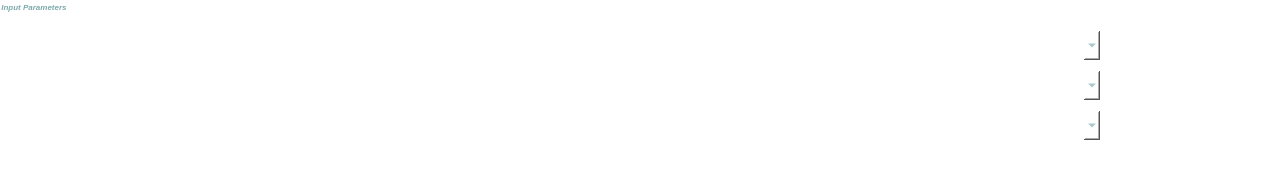
            <widget class="QGroupBox" name="groupBox_6">
             <property name="geometry">
              <rect>
               <x>10</x>
               <y>90</y>
               <width>1281</width>
               <height>171</height>
              </rect>
             </property>
             <property name="font">
              <font>
               <family>MS Shell Dlg 2</family>
               <pointsize>6</pointsize>
               <weight>75</weight>
               <italic>true</italic>
               <bold>true</bold>
               <strikeout>false</strikeout>
              </font>
             </property>
             <property name="styleSheet">
              <string notr="true">background: transparent;
border: 1px solid white;
color: rgb(125, 169, 172);

</string>
             </property>
             <property name="title">
              <string>Input Parameters</string>
             </property>
             <property name="alignment">
              <set>Qt::AlignLeading|Qt::AlignLeft|Qt::AlignVCenter</set>
             </property>
             <widget class="QgsMapLayerComboBox" name="in_fn_entry_2">
              <property name="geometry">
               <rect>
                <x>560</x>
                <y>30</y>
                <width>541</width>
                <height>31</height>
               </rect>
              </property>
              <property name="palette">
               <palette>
                <active>
                 <colorrole role="WindowText">
                  <brush brushstyle="SolidPattern">
                   <color alpha="255">
                    <red>125</red>
                    <green>169</green>
                    <blue>172</blue>
                   </color>
                  </brush>
                 </colorrole>
                 <colorrole role="Button">
                  <brush brushstyle="SolidPattern">
                   <color alpha="255">
                    <red>255</red>
                    <green>255</green>
                    <blue>255</blue>
                   </color>
                  </brush>
                 </colorrole>
                 <colorrole role="Text">
                  <brush brushstyle="SolidPattern">
                   <color alpha="255">
                    <red>125</red>
                    <green>169</green>
                    <blue>172</blue>
                   </color>
                  </brush>
                 </colorrole>
                 <colorrole role="ButtonText">
                  <brush brushstyle="SolidPattern">
                   <color alpha="255">
                    <red>125</red>
                    <green>169</green>
                    <blue>172</blue>
                   </color>
                  </brush>
                 </colorrole>
                 <colorrole role="Base">
                  <brush brushstyle="SolidPattern">
                   <color alpha="255">
                    <red>255</red>
                    <green>255</green>
                    <blue>255</blue>
                   </color>
                  </brush>
                 </colorrole>
                 <colorrole role="Window">
                  <brush brushstyle="SolidPattern">
                   <color alpha="255">
                    <red>255</red>
                    <green>255</green>
                    <blue>255</blue>
                   </color>
                  </brush>
                 </colorrole>
                 <colorrole role="HighlightedText">
                  <brush brushstyle="SolidPattern">
                   <color alpha="255">
                    <red>0</red>
                    <green>0</green>
                    <blue>255</blue>
                   </color>
                  </brush>
                 </colorrole>
                 <colorrole role="PlaceholderText">
                  <brush brushstyle="SolidPattern">
                   <color alpha="255">
                    <red>125</red>
                    <green>169</green>
                    <blue>172</blue>
                   </color>
                  </brush>
                 </colorrole>
                </active>
                <inactive>
                 <colorrole role="WindowText">
                  <brush brushstyle="SolidPattern">
                   <color alpha="255">
                    <red>125</red>
                    <green>169</green>
                    <blue>172</blue>
                   </color>
                  </brush>
                 </colorrole>
                 <colorrole role="Button">
                  <brush brushstyle="SolidPattern">
                   <color alpha="255">
                    <red>255</red>
                    <green>255</green>
                    <blue>255</blue>
                   </color>
                  </brush>
                 </colorrole>
                 <colorrole role="Text">
                  <brush brushstyle="SolidPattern">
                   <color alpha="255">
                    <red>125</red>
                    <green>169</green>
                    <blue>172</blue>
                   </color>
                  </brush>
                 </colorrole>
                 <colorrole role="ButtonText">
                  <brush brushstyle="SolidPattern">
                   <color alpha="255">
                    <red>125</red>
                    <green>169</green>
                    <blue>172</blue>
                   </color>
                  </brush>
                 </colorrole>
                 <colorrole role="Base">
                  <brush brushstyle="SolidPattern">
                   <color alpha="255">
                    <red>255</red>
                    <green>255</green>
                    <blue>255</blue>
                   </color>
                  </brush>
                 </colorrole>
                 <colorrole role="Window">
                  <brush brushstyle="SolidPattern">
                   <color alpha="255">
                    <red>255</red>
                    <green>255</green>
                    <blue>255</blue>
                   </color>
                  </brush>
                 </colorrole>
                 <colorrole role="HighlightedText">
                  <brush brushstyle="SolidPattern">
                   <color alpha="255">
                    <red>0</red>
                    <green>0</green>
                    <blue>255</blue>
                   </color>
                  </brush>
                 </colorrole>
                 <colorrole role="PlaceholderText">
                  <brush brushstyle="SolidPattern">
                   <color alpha="255">
                    <red>125</red>
                    <green>169</green>
                    <blue>172</blue>
                   </color>
                  </brush>
                 </colorrole>
                </inactive>
                <disabled>
                 <colorrole role="WindowText">
                  <brush brushstyle="SolidPattern">
                   <color alpha="255">
                    <red>125</red>
                    <green>169</green>
                    <blue>172</blue>
                   </color>
                  </brush>
                 </colorrole>
                 <colorrole role="Button">
                  <brush brushstyle="SolidPattern">
                   <color alpha="255">
                    <red>255</red>
                    <green>255</green>
                    <blue>255</blue>
                   </color>
                  </brush>
                 </colorrole>
                 <colorrole role="Text">
                  <brush brushstyle="SolidPattern">
                   <color alpha="255">
                    <red>125</red>
                    <green>169</green>
                    <blue>172</blue>
                   </color>
                  </brush>
                 </colorrole>
                 <colorrole role="ButtonText">
                  <brush brushstyle="SolidPattern">
                   <color alpha="255">
                    <red>125</red>
                    <green>169</green>
                    <blue>172</blue>
                   </color>
                  </brush>
                 </colorrole>
                 <colorrole role="Base">
                  <brush brushstyle="SolidPattern">
                   <color alpha="255">
                    <red>255</red>
                    <green>255</green>
                    <blue>255</blue>
                   </color>
                  </brush>
                 </colorrole>
                 <colorrole role="Window">
                  <brush brushstyle="SolidPattern">
                   <color alpha="255">
                    <red>255</red>
                    <green>255</green>
                    <blue>255</blue>
                   </color>
                  </brush>
                 </colorrole>
                 <colorrole role="HighlightedText">
                  <brush brushstyle="SolidPattern">
                   <color alpha="255">
                    <red>0</red>
                    <green>0</green>
                    <blue>255</blue>
                   </color>
                  </brush>
                 </colorrole>
                 <colorrole role="PlaceholderText">
                  <brush brushstyle="SolidPattern">
                   <color alpha="255">
                    <red>125</red>
                    <green>169</green>
                    <blue>172</blue>
                   </color>
                  </brush>
                 </colorrole>
                </disabled>
               </palette>
              </property>
              <property name="styleSheet">
               <string notr="true">background-color: rgb(255, 255, 255); font: 9pt;</string>
              </property>
             </widget>
             <widget class="QgsMapLayerComboBox" name="mask_entry_2">
              <property name="geometry">
               <rect>
                <x>560</x>
                <y>70</y>
                <width>541</width>
                <height>31</height>
               </rect>
              </property>
              <property name="palette">
               <palette>
                <active>
                 <colorrole role="WindowText">
                  <brush brushstyle="SolidPattern">
                   <color alpha="255">
                    <red>125</red>
                    <green>169</green>
                    <blue>172</blue>
                   </color>
                  </brush>
                 </colorrole>
                 <colorrole role="Button">
                  <brush brushstyle="SolidPattern">
                   <color alpha="255">
                    <red>255</red>
                    <green>255</green>
                    <blue>255</blue>
                   </color>
                  </brush>
                 </colorrole>
                 <colorrole role="Text">
                  <brush brushstyle="SolidPattern">
                   <color alpha="255">
                    <red>125</red>
                    <green>169</green>
                    <blue>172</blue>
                   </color>
                  </brush>
                 </colorrole>
                 <colorrole role="ButtonText">
                  <brush brushstyle="SolidPattern">
                   <color alpha="255">
                    <red>125</red>
                    <green>169</green>
                    <blue>172</blue>
                   </color>
                  </brush>
                 </colorrole>
                 <colorrole role="Base">
                  <brush brushstyle="SolidPattern">
                   <color alpha="255">
                    <red>255</red>
                    <green>255</green>
                    <blue>255</blue>
                   </color>
                  </brush>
                 </colorrole>
                 <colorrole role="Window">
                  <brush brushstyle="SolidPattern">
                   <color alpha="255">
                    <red>255</red>
                    <green>255</green>
                    <blue>255</blue>
                   </color>
                  </brush>
                 </colorrole>
                 <colorrole role="HighlightedText">
                  <brush brushstyle="SolidPattern">
                   <color alpha="255">
                    <red>0</red>
                    <green>0</green>
                    <blue>255</blue>
                   </color>
                  </brush>
                 </colorrole>
                 <colorrole role="PlaceholderText">
                  <brush brushstyle="SolidPattern">
                   <color alpha="255">
                    <red>125</red>
                    <green>169</green>
                    <blue>172</blue>
                   </color>
                  </brush>
                 </colorrole>
                </active>
                <inactive>
                 <colorrole role="WindowText">
                  <brush brushstyle="SolidPattern">
                   <color alpha="255">
                    <red>125</red>
                    <green>169</green>
                    <blue>172</blue>
                   </color>
                  </brush>
                 </colorrole>
                 <colorrole role="Button">
                  <brush brushstyle="SolidPattern">
                   <color alpha="255">
                    <red>255</red>
                    <green>255</green>
                    <blue>255</blue>
                   </color>
                  </brush>
                 </colorrole>
                 <colorrole role="Text">
                  <brush brushstyle="SolidPattern">
                   <color alpha="255">
                    <red>125</red>
                    <green>169</green>
                    <blue>172</blue>
                   </color>
                  </brush>
                 </colorrole>
                 <colorrole role="ButtonText">
                  <brush brushstyle="SolidPattern">
                   <color alpha="255">
                    <red>125</red>
                    <green>169</green>
                    <blue>172</blue>
                   </color>
                  </brush>
                 </colorrole>
                 <colorrole role="Base">
                  <brush brushstyle="SolidPattern">
                   <color alpha="255">
                    <red>255</red>
                    <green>255</green>
                    <blue>255</blue>
                   </color>
                  </brush>
                 </colorrole>
                 <colorrole role="Window">
                  <brush brushstyle="SolidPattern">
                   <color alpha="255">
                    <red>255</red>
                    <green>255</green>
                    <blue>255</blue>
                   </color>
                  </brush>
                 </colorrole>
                 <colorrole role="HighlightedText">
                  <brush brushstyle="SolidPattern">
                   <color alpha="255">
                    <red>0</red>
                    <green>0</green>
                    <blue>255</blue>
                   </color>
                  </brush>
                 </colorrole>
                 <colorrole role="PlaceholderText">
                  <brush brushstyle="SolidPattern">
                   <color alpha="255">
                    <red>125</red>
                    <green>169</green>
                    <blue>172</blue>
                   </color>
                  </brush>
                 </colorrole>
                </inactive>
                <disabled>
                 <colorrole role="WindowText">
                  <brush brushstyle="SolidPattern">
                   <color alpha="255">
                    <red>125</red>
                    <green>169</green>
                    <blue>172</blue>
                   </color>
                  </brush>
                 </colorrole>
                 <colorrole role="Button">
                  <brush brushstyle="SolidPattern">
                   <color alpha="255">
                    <red>255</red>
                    <green>255</green>
                    <blue>255</blue>
                   </color>
                  </brush>
                 </colorrole>
                 <colorrole role="Text">
                  <brush brushstyle="SolidPattern">
                   <color alpha="255">
                    <red>125</red>
                    <green>169</green>
                    <blue>172</blue>
                   </color>
                  </brush>
                 </colorrole>
                 <colorrole role="ButtonText">
                  <brush brushstyle="SolidPattern">
                   <color alpha="255">
                    <red>125</red>
                    <green>169</green>
                    <blue>172</blue>
                   </color>
                  </brush>
                 </colorrole>
                 <colorrole role="Base">
                  <brush brushstyle="SolidPattern">
                   <color alpha="255">
                    <red>255</red>
                    <green>255</green>
                    <blue>255</blue>
                   </color>
                  </brush>
                 </colorrole>
                 <colorrole role="Window">
                  <brush brushstyle="SolidPattern">
                   <color alpha="255">
                    <red>255</red>
                    <green>255</green>
                    <blue>255</blue>
                   </color>
                  </brush>
                 </colorrole>
                 <colorrole role="HighlightedText">
                  <brush brushstyle="SolidPattern">
                   <color alpha="255">
                    <red>0</red>
                    <green>0</green>
                    <blue>255</blue>
                   </color>
                  </brush>
                 </colorrole>
                 <colorrole role="PlaceholderText">
                  <brush brushstyle="SolidPattern">
                   <color alpha="255">
                    <red>125</red>
                    <green>169</green>
                    <blue>172</blue>
                   </color>
                  </brush>
                 </colorrole>
                </disabled>
               </palette>
              </property>
              <property name="styleSheet">
               <string notr="true">background-color: rgb(255, 255, 255); font: 9pt;</string>
              </property>
             </widget>
             <widget class="QgsMapLayerComboBox" name="fmask_entry_2">
              <property name="geometry">
               <rect>
                <x>560</x>
                <y>110</y>
                <width>541</width>
                <height>31</height>
               </rect>
              </property>
              <property name="palette">
               <palette>
                <active>
                 <colorrole role="WindowText">
                  <brush brushstyle="SolidPattern">
                   <color alpha="255">
                    <red>125</red>
                    <green>169</green>
                    <blue>172</blue>
                   </color>
                  </brush>
                 </colorrole>
                 <colorrole role="Button">
                  <brush brushstyle="SolidPattern">
                   <color alpha="255">
                    <red>255</red>
                    <green>255</green>
                    <blue>255</blue>
                   </color>
                  </brush>
                 </colorrole>
                 <colorrole role="Text">
                  <brush brushstyle="SolidPattern">
                   <color alpha="255">
                    <red>125</red>
                    <green>169</green>
                    <blue>172</blue>
                   </color>
                  </brush>
                 </colorrole>
                 <colorrole role="ButtonText">
                  <brush brushstyle="SolidPattern">
                   <color alpha="255">
                    <red>125</red>
                    <green>169</green>
                    <blue>172</blue>
                   </color>
                  </brush>
                 </colorrole>
                 <colorrole role="Base">
                  <brush brushstyle="SolidPattern">
                   <color alpha="255">
                    <red>255</red>
                    <green>255</green>
                    <blue>255</blue>
                   </color>
                  </brush>
                 </colorrole>
                 <colorrole role="Window">
                  <brush brushstyle="SolidPattern">
                   <color alpha="255">
                    <red>255</red>
                    <green>255</green>
                    <blue>255</blue>
                   </color>
                  </brush>
                 </colorrole>
                 <colorrole role="HighlightedText">
                  <brush brushstyle="SolidPattern">
                   <color alpha="255">
                    <red>0</red>
                    <green>0</green>
                    <blue>255</blue>
                   </color>
                  </brush>
                 </colorrole>
                 <colorrole role="PlaceholderText">
                  <brush brushstyle="SolidPattern">
                   <color alpha="255">
                    <red>125</red>
                    <green>169</green>
                    <blue>172</blue>
                   </color>
                  </brush>
                 </colorrole>
                </active>
                <inactive>
                 <colorrole role="WindowText">
                  <brush brushstyle="SolidPattern">
                   <color alpha="255">
                    <red>125</red>
                    <green>169</green>
                    <blue>172</blue>
                   </color>
                  </brush>
                 </colorrole>
                 <colorrole role="Button">
                  <brush brushstyle="SolidPattern">
                   <color alpha="255">
                    <red>255</red>
                    <green>255</green>
                    <blue>255</blue>
                   </color>
                  </brush>
                 </colorrole>
                 <colorrole role="Text">
                  <brush brushstyle="SolidPattern">
                   <color alpha="255">
                    <red>125</red>
                    <green>169</green>
                    <blue>172</blue>
                   </color>
                  </brush>
                 </colorrole>
                 <colorrole role="ButtonText">
                  <brush brushstyle="SolidPattern">
                   <color alpha="255">
                    <red>125</red>
                    <green>169</green>
                    <blue>172</blue>
                   </color>
                  </brush>
                 </colorrole>
                 <colorrole role="Base">
                  <brush brushstyle="SolidPattern">
                   <color alpha="255">
                    <red>255</red>
                    <green>255</green>
                    <blue>255</blue>
                   </color>
                  </brush>
                 </colorrole>
                 <colorrole role="Window">
                  <brush brushstyle="SolidPattern">
                   <color alpha="255">
                    <red>255</red>
                    <green>255</green>
                    <blue>255</blue>
                   </color>
                  </brush>
                 </colorrole>
                 <colorrole role="HighlightedText">
                  <brush brushstyle="SolidPattern">
                   <color alpha="255">
                    <red>0</red>
                    <green>0</green>
                    <blue>255</blue>
                   </color>
                  </brush>
                 </colorrole>
                 <colorrole role="PlaceholderText">
                  <brush brushstyle="SolidPattern">
                   <color alpha="255">
                    <red>125</red>
                    <green>169</green>
                    <blue>172</blue>
                   </color>
                  </brush>
                 </colorrole>
                </inactive>
                <disabled>
                 <colorrole role="WindowText">
                  <brush brushstyle="SolidPattern">
                   <color alpha="255">
                    <red>125</red>
                    <green>169</green>
                    <blue>172</blue>
                   </color>
                  </brush>
                 </colorrole>
                 <colorrole role="Button">
                  <brush brushstyle="SolidPattern">
                   <color alpha="255">
                    <red>255</red>
                    <green>255</green>
                    <blue>255</blue>
                   </color>
                  </brush>
                 </colorrole>
                 <colorrole role="Text">
                  <brush brushstyle="SolidPattern">
                   <color alpha="255">
                    <red>125</red>
                    <green>169</green>
                    <blue>172</blue>
                   </color>
                  </brush>
                 </colorrole>
                 <colorrole role="ButtonText">
                  <brush brushstyle="SolidPattern">
                   <color alpha="255">
                    <red>125</red>
                    <green>169</green>
                    <blue>172</blue>
                   </color>
                  </brush>
                 </colorrole>
                 <colorrole role="Base">
                  <brush brushstyle="SolidPattern">
                   <color alpha="255">
                    <red>255</red>
                    <green>255</green>
                    <blue>255</blue>
                   </color>
                  </brush>
                 </colorrole>
                 <colorrole role="Window">
                  <brush brushstyle="SolidPattern">
                   <color alpha="255">
                    <red>255</red>
                    <green>255</green>
                    <blue>255</blue>
                   </color>
                  </brush>
                 </colorrole>
                 <colorrole role="HighlightedText">
                  <brush brushstyle="SolidPattern">
                   <color alpha="255">
                    <red>0</red>
                    <green>0</green>
                    <blue>255</blue>
                   </color>
                  </brush>
                 </colorrole>
                 <colorrole role="PlaceholderText">
                  <brush brushstyle="SolidPattern">
                   <color alpha="255">
                    <red>125</red>
                    <green>169</green>
                    <blue>172</blue>
                   </color>
                  </brush>
                 </colorrole>
                </disabled>
               </palette>
              </property>
              <property name="styleSheet">
               <string notr="true">background-color: rgb(255, 255, 255); font: 9pt;</string>
              </property>
             </widget>
            </widget>
